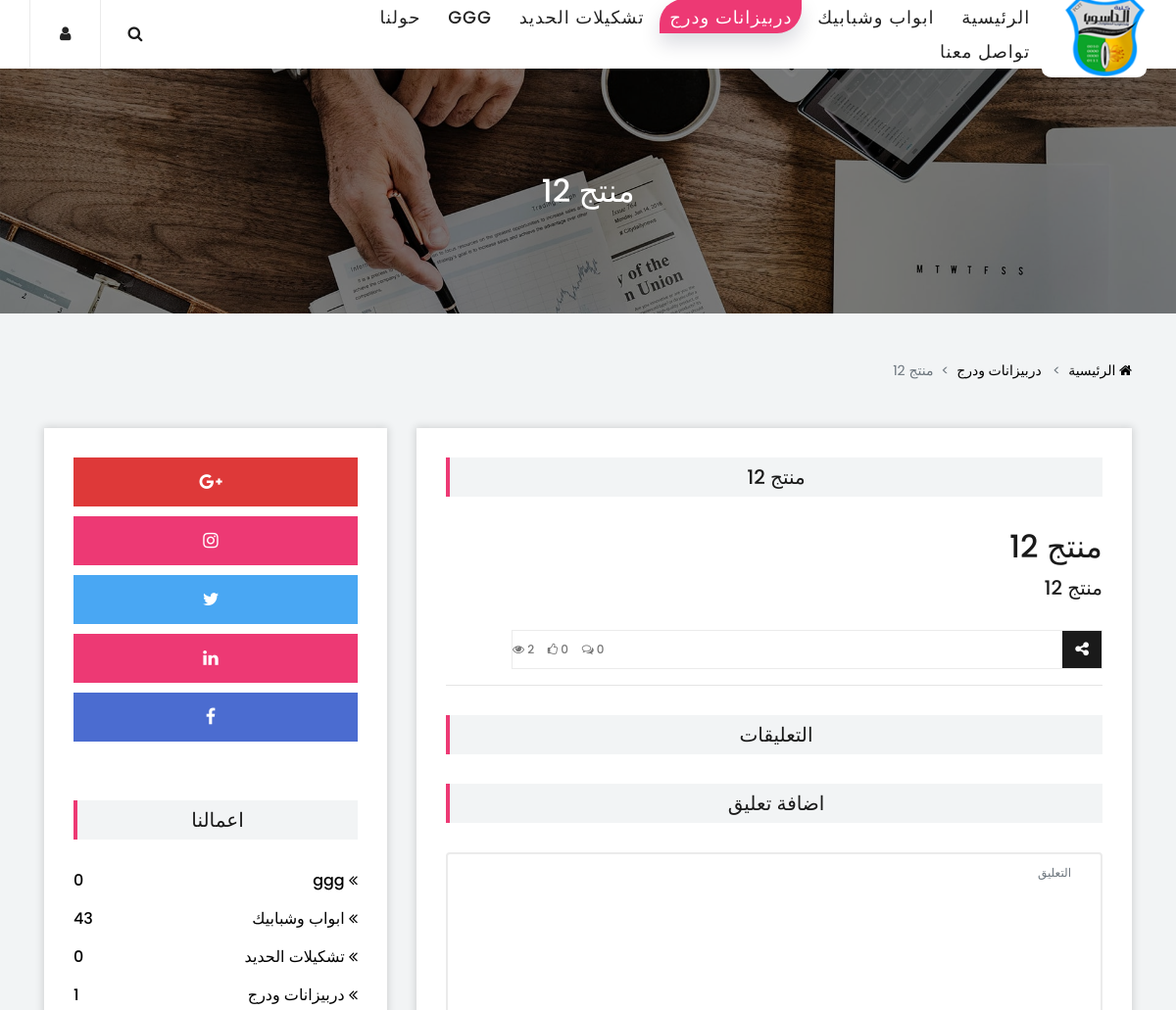
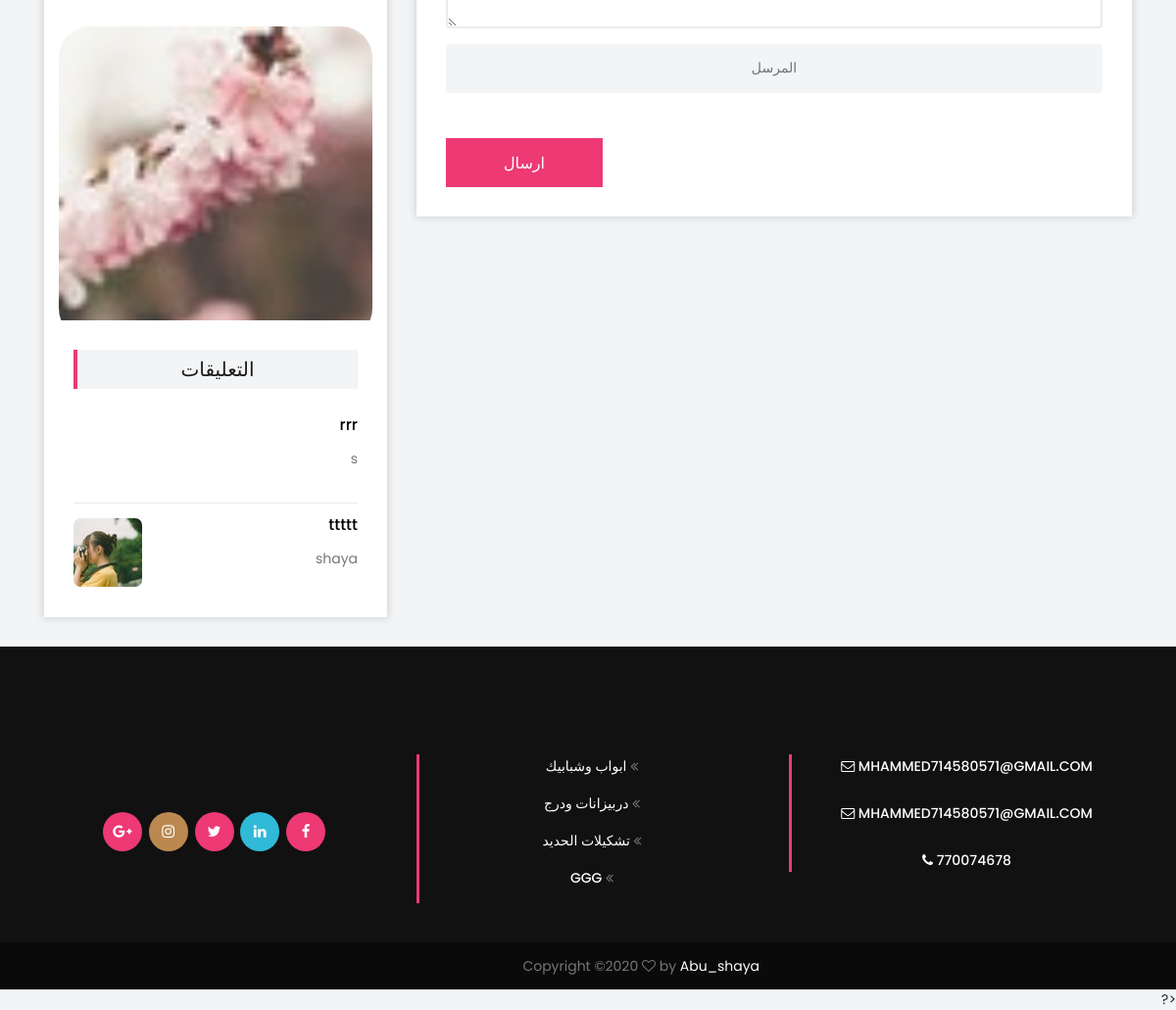
The app's page /home/produect/21 with its own data (2 pictures, top to bottom).
### tables this page shows
CREATE TABLE `basic_info` (
  `id` int(11) NOT NULL,
  `name` varchar(200) NOT NULL,
  `logo` varchar(200) NOT NULL,
  `email1` varchar(200) NOT NULL,
  `email2` varchar(200) NOT NULL,
  `phone1` varchar(200) NOT NULL,
  `phone2` varchar(200) NOT NULL,
  `address` varchar(250) NOT NULL,
  `url` varchar(222) NOT NULL,
  `image_contect` varchar(222) NOT NULL,
  `image_background` varchar(222) NOT NULL
);

CREATE TABLE `groups` (
  `id` int(11) NOT NULL,
  `name` varchar(222) NOT NULL,
  `is_active` int(1) NOT NULL DEFAULT 1,
  `is_siderbar` varchar(11) DEFAULT NULL
);

CREATE TABLE `products` (
  `id` int(11) NOT NULL,
  `name` varchar(222) NOT NULL,
  `description` text NOT NULL,
  `group_id` int(11) NOT NULL,
  `order` int(11) NOT NULL,
  `is_active` varchar(11) NOT NULL,
  `created_at` date NOT NULL DEFAULT current_timestamp(),
  `likes` int(12) NOT NULL,
  `shows` int(12) NOT NULL
);

CREATE TABLE `social_media` (
  `id` int(11) NOT NULL,
  `url` text NOT NULL,
  `alt` varchar(200) DEFAULT NULL,
  `icon` varchar(50) NOT NULL,
  `order` int(11) NOT NULL,
  `is_active` varchar(11) DEFAULT NULL,
  `created_at` timestamp NOT NULL DEFAULT current_timestamp()
);

CREATE TABLE `ads` (
  `id` int(11) NOT NULL,
  `title` varchar(333) NOT NULL,
  `image` varchar(333) NOT NULL,
  `url` varchar(222) NOT NULL,
  `is_active` varchar(22) DEFAULT 'on',
  `created_at` date NOT NULL DEFAULT current_timestamp()
);

CREATE TABLE `comments` (
  `id` int(11) NOT NULL,
  `email` varchar(222) NOT NULL,
  `text` text NOT NULL,
  `created_at` date NOT NULL DEFAULT current_timestamp(),
  `is_active` varchar(22) DEFAULT 'on',
  `produect_id` int(11) DEFAULT NULL,
  `offer_id` int(11) DEFAULT NULL
);

CREATE TABLE `product_image` (
  `id` int(11) NOT NULL,
  `image` varchar(222) NOT NULL,
  `type` varchar(222) NOT NULL,
  `product_id` int(11) NOT NULL
);

### application/views/home/produect.php (the view, shortened to what the rows shown need)
<section class="breadcrumb-area bg-img bg-overlay"
    style="background-image: url(<?php echo base_url();?>images/<?php  echo $basic_info['image_background']; ?>);">
    <div class="container h-100">
        <div class="row h-100 align-items-center">
            <div class="col-12">
                <div class="breadcrumb-content">
                    <h2><?php
                        if ($produect_info) {
                            echo $produect_info['name'];
                        }
                        ?></h2>
                </div>
            </div>
        </div>
    </div>
</section>
<div class="mag-breadcrumb py-5 direct_class">
    <div class="container">
        <div class="row">
            <div class="col-12">
                <nav aria-label="breadcrumb">
                    <ol class="breadcrumb">
                        <li class="breadcrumb-item"><a href="<?php echo base_url().'home/';?>"> <?php echo $this->lang->line('home'); ?></a></li>
                        <li class="breadcrumb-item"><a
                                href="<?php echo base_url().'home/group/'. $produect_info['group_id'];;?>">
                                <?php echo  $produect_info['group_name'];; ?></a></li>
                        <li class="breadcrumb-item active" aria-current="page"><?php if ($produect_info) {
                            echo $produect_info['name'];
                        } ?></li>
                    </ol>
                </nav>
            </div>
        </div>
    </div>
</div>
<section class="contact-area direct_class">
    <div class="container">
        <div class="row justify-content-center">
            <div class="col-12 col-xl-8">
                <div class="about-us-content bg-white mb-30 p-30 box-shadow">
                    <div class="section-heading">
                        <h5><?php if ($produect_info) {
                            echo $produect_info['name'];
                        } ?></h5>
                    </div>
                    <div id="carousel-with-lb" class="carousel slide carousel-multi-item" data-ride="carousel">
                        <div>
                            <a href="<?php echo base_url();?>home/produect/<?php  echo $produect_info['id']; ?>">
                                <h2><?php  echo $produect_info['name']; ?></h2>
                                <h5><?php  echo $produect_info['description']; ?></h5>
                            </a>
                            <div class="single-featured-post">
                                <div dir='ltr'
                                    class="post-share-area d-flex align-items-center justify-content-between">
                                    <div class="post-meta pl-3">
                                        <a ><i
                                                class="fa fa-eye" aria-hidden="true"></i>
                                            <?php echo $produect_info['shows']; ?></a>
                                        <a href="#" class="add_likes" data-id="<?php echo $produect_info['id']; ?>"><i
                                                class="fa fa-thumbs-o-up" aria-hidden="true"></i>
                                            <?php echo $produect_info['likes']; ?></a>
                                        <a href="<?php echo base_url().'home/produect/'.$produect_info['id'];?>"><i
                                                class="fa fa-comments-o" aria-hidden="true"></i>
                                            <?php echo $produect_info['sum_comment']; ?></a>
                                    </div>
                                </div>
                            </div>
                        </div>
                    </div>
                </div>
            </div>
            <div class="col-12 col-md-6 col-lg-5 col-xl-4">
                <div class="sidebar-area bg-white mb-30 box-shadow">
                    <div class="single-sidebar-widget p-30">
                        <div class="social-followers-info">
                            <?php foreach ($social_media as $key => $value) {?>
                            <a href="<?php echo $value['url'];  ?>" class="icos_class <?php echo $value['alt'];  ?>"><i
                                    class="<?php echo $value['icon'];  ?>"></i></a>
                            <?php   } ?>
                        </div>
                    </div>
                    <div class="single-sidebar-widget p-30">
                        <ul class="catagory-widgets">
                            <?php foreach ($count as $key => $value) {?>
                            <li><a href="<?php echo base_url().'home/group/'.$value['id']; ?>"><span><i
                                            class="fa fa-angle-double-left"
                                            aria-hidden="true"></i><?php echo ' '.$value['group_name']; ?></span>
                                    <span><?php echo $value['sum']; ?></span></a></li>
                            <?php }?>
                        </ul>
                    </div>
                    <div class="single-sidebar-widget">
                        <div id="carousel-with-lb" class="carousel slide carousel-multi-item" data-ride="carousel">
                            <div class="carousel-inner mdb-lightbox" role="listbox">
                                <?php foreach ($ads as $k => $v) {
                        $active='';
                        if($k==1){
                            $active='active';
                        }?>
                                <div class="carousel-item <?php echo $active; ?> text-center item_div">
                                    <figure class="col-md-12 d-md-inline-block">
                                        <a href="<?php echo $v['url'];?>">
                                            <img src="<?php echo base_url();?>images/<?php  echo $v['image']; ?>"
                                                class="img-fluid imag_item_div">
                                        </a>
                                    </figure>
                                </div>
                                <?php }?>
                            </div>
                        </div>
                    </div>
                    <div class="single-sidebar-widget p-30">
                        <?php foreach ($share_command as $key => $value) {?>
                        <div class="single-youtube-channel d-flex">
                            <div class="youtube-channel-thumbnail">
                                <img src="<?php echo base_url().'images/'.$value['image'];?>" alt="">
                            </div>
                            <div class="youtube-channel-content text_commend">
                                <a href="<?php echo base_url(); ?>/home/product/<?php echo $value['id']; ?>"
                                    class="channel-title"><?php echo $value['name']; ?></a>
                                <p><?php echo $value['text']; ?></p>
                            </div>
                        </div>
                        <?php }?>
                    </div>
                </div>
            </div>
        </div>
    </div>
</section>

### application/views/layout/site/navbar.php (shortened to what the rows shown need)
    <div class="mag-main-menu" id="sticker">
        <div class="classy-nav-container breakpoint-off">
            <nav class="classy-navbar justify-content-between" id="magNav">
                <a href="<?php echo base_url(); ?>" class="nav-brand"><img src="<?php echo base_url(); ?>/images/<?php echo $basic_info['logo']; ?>" alt=""></a>
                <div class="nav-content d-flex align-items-center">
                    <div class="classy-menu">
                        <div class="classynav">
                            <ul>
                                <?php foreach ($navbar as $key => $value) {?>
                                <li class="<?php echo set_Topmenu('group_'.$value['id']) ?>"><a href="<?php echo base_url().'home/group/'. $value['id']  ?>"><?php echo $value['name'];  ?></a></li>
                              <?php   } ?>
                            </ul>
                        </div>
                    </div>
                </div>
            </nav>
        </div>
    </div>
</header>

### application/views/layout/site/footer.php (shortened to what the rows shown need)
    <footer class="footer-area">
        <div class="container">
            <div class="row">
                <div class="col-12 col-sm-6 col-lg-4">
                    <div class="footer-widget" style="top: 40%">
                        <div class="footer-social-info">
                              <?php foreach ($social_media as $key => $value) {?>
                            <a href="<?php echo $value['url'];  ?>" class="<?php echo $value['alt'];  ?>"><i class="<?php echo $value['icon'];  ?>"></i></a>
                             <?php   } ?>
                        </div>
                    </div>
                </div>
                <div class="col-12 col-sm-6 col-lg-4">
                    <div class="footer-widget" style="margin-bottom: 40px">
                        <div class="widget-title">
                        <nav class="footer-widget-nav">
                            <ul>
                                  <?php foreach ($navbar as $key => $value) {?>
                                    <li style="display: block;
                                 width: 100%;max-width:100%; flex: auto"><a href="<?php echo base_url().'navbar/'. $value['id']  ?>"> <?php echo $value['name'].'  ';  ?><i class="fa fa-angle-double-left" aria-hidden="true"></i></a></li><br>
                                  <?php   } ?>
                            </ul>
                        </nav>
                    </div>
                    </div>
                </div>
                      <div class="col-12 col-sm-6 col-lg-4">
                    <div class="footer-widget" style="margin-bottom: 40px">
                          <div class="widget-title">
                            <div class="email-box">
                                 <a style="color: #fff;" href="email:<?php echo $basic_info['email1'] ?>"><i class="fa fa-envelope-o" aria-hidden="true"></i> <?php echo $basic_info['email1'] ?></a>
                            </div><br>
                             <div class="email-box">
                                 <a style="color: #fff;" href="email:<?php echo $basic_info['email2'] ?>"><i class="fa fa-envelope-o" aria-hidden="true"></i> <?php echo $basic_info['email2'] ?></a>
                            </div><br>
                            <div class="phone-box">
                              <a style="color: #fff;" href="tel:<?php echo $basic_info['phone1'] ?>"><i class="fa fa-phone" aria-hidden="true"></i> <?php echo $basic_info['phone1'] ?></a>
                            </div>
                        </div>
                    </div>
                </div>
            </div>
        </div>
        <div class="copywrite-area">
        </div>
    </footer>
</body>
</html>

### records on screen
basic_info: logo (picture), image_background (picture), email1 "MHAMMED714580571@GMAIL.COM", email2 "MHAMMED714580571@GMAIL.COM", phone1 "770074678"
groups: name "ابواب وشبابيك", sum "43"
groups: name "دربيزانات ودرج", sum "1"
groups: name "تشكيلات الحديد", sum "0"
groups: name "GGG", name "ggg", sum "0"
products: name "منتج 12", group.name "دربيزانات ودرج", description "منتج 12", shows "2", likes "0"
ads: image (picture)
comments: products.name "rrr", text "s"
comments: product_image.image (picture), products.name "ttttt", text "shaya"

### other values on screen
$this->lang->line('home') "الرئيسية"
$this->lang->line('about') "حولنا"
$this->lang->line('contact') "تواصل معنا"
$produect_info['sum_comment'] "0"
$this->lang->line('comments') "التعليقات"
$this->lang->line('add_comment') "اضافة تعليق"
$this->lang->line('send') "ارسال"
$this->lang->line('info_produect') "اعمالنا"
